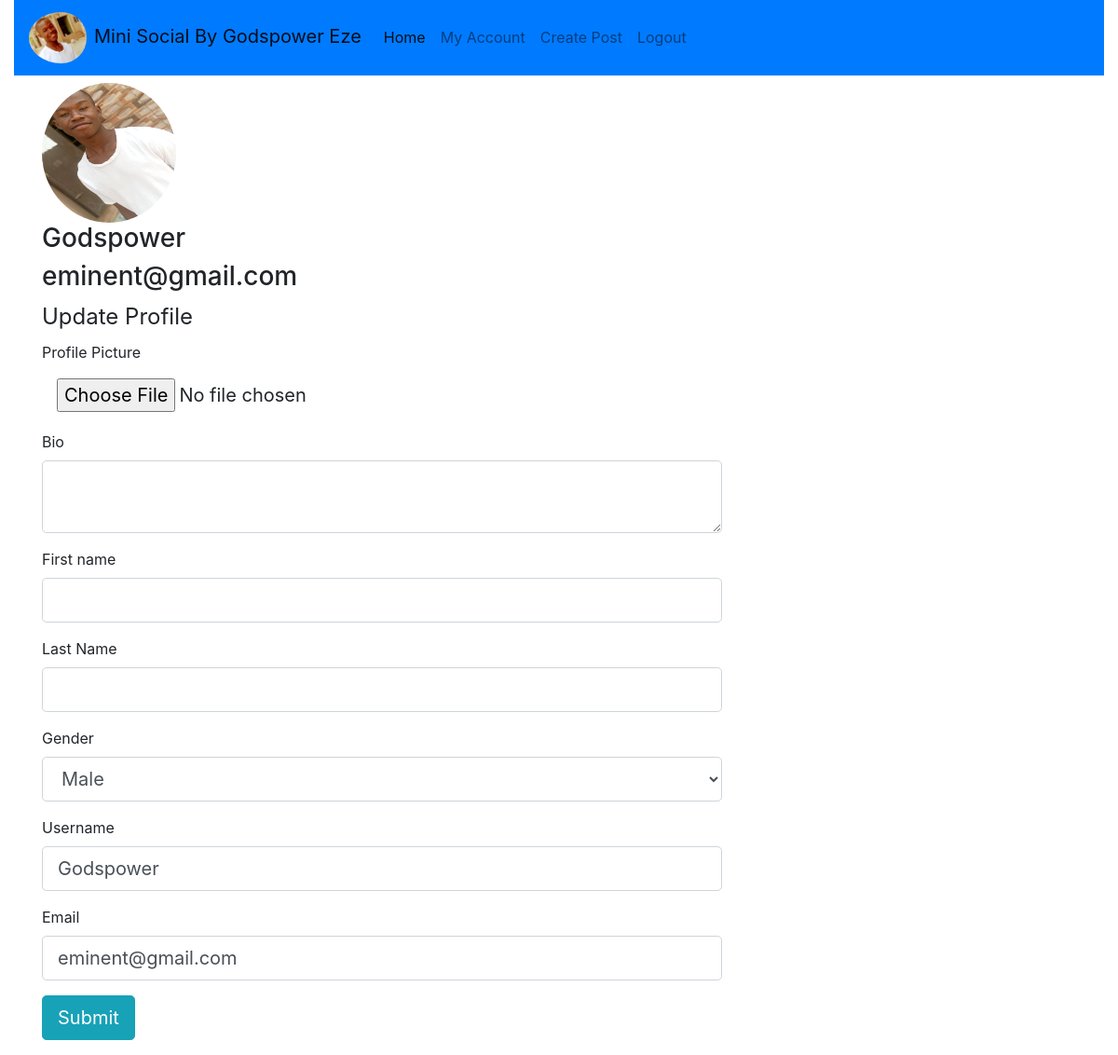
Page /account (signed in) on the committed database.
### socialmedia/models.py (models this page shows, shortened)
class User(db.Model, UserMixin):
    id = db.Column(db.Integer, primary_key=True)
    username = db.Column(db.String(20), nullable=False, unique=True)
    email = db.Column(db.String(120), unique=True, nullable=False)
    profile_image = db.Column(db.String(20), nullable=False, default='default.jpg')
    password = db.Column(db.String(20), nullable=False)
    first_name = db.Column(db.String(20), nullable=True)
    last_name = db.Column(db.String(20), nullable=True)
    bio = db.Column(db.Text, nullable=True)
    gender = db.Column(db.String(20), nullable=True)
    posts = db.relationship('Post', backref='author', lazy=True)

### socialmedia/routes.py (the view)
@app.route('/account', methods=['GET', 'POST'])
@login_required
def account():
    user = User.query.get(current_user.id)
    form = AccountInfo()
    profile_image = url_for('static', filename='profile_image/' + current_user.profile_image)
    if request.method == 'POST':
        user.first_name = form.first_name.data
        user.last_name = form.last_name.data
        user.bio = form.bio.data
        user.gender = form.gender.data
        user.email = form.email.data
        user.username = form.username.data
        db.session.commit()
        flash('You have successfully updated your profile', 'success')
        return redirect(url_for('account'))
    elif request.method == 'GET':
        form.first_name.data = user.first_name
        form.last_name.data = user.last_name
        form.bio.data = user.bio
        form.gender.data = user.gender
        form.email.data = user.email
        form.username.data = user.username
    return render_template('account.html', title=current_user.username + ' ' + 'Account', profile_image=profile_image, form=form)

### socialmedia/forms.py
class AccountInfo(FlaskForm):
    first_name = StringField('First name')
    last_name = StringField('Last Name')
    gender = SelectField('Gender', choices=choices)
    bio = TextAreaField('Bio')
    submit = SubmitField('Submit')
    username = StringField('Username', validators=[
        DataRequired(),
        Length(min=2, max=20)
    ])
    email = StringField('Email', validators=[
        DataRequired()
    ])
    password = PasswordField('Password', validators=[
        DataRequired()
    ])
    confirm_password = PasswordField('Confirm Password', validators=[
        DataRequired(),
        EqualTo('password')
    ])
    profile_image = FileField('Profile Picture', validators=[
        FileAllowed(['jpg.png'])
    ])

### socialmedia/models.py (called while the page is built)
@login_manager.user_loader
def load_user(user_id):
    return User.query.get(int(user_id))

### socialmedia/templates/account.html (shortened to what this page needs)
{% extends 'base.html' %}
{% block content %}
<div class="container">
    <img class="rounded-circle " width="13%" height="150px" src="{{profile_image}}">
    <h3>{{current_user.username}}</h3>
    <h3>{{current_user.email}}</h3>
</div>
    <form role="form" class="container form-horizontal m-50" method="POST" action="" enctype="multipart/form-data" >
        <fieldset>
            <div class="row">
                <div class="col-md-8 pd-10">
                <legend>
                    Update Profile
                </legend>
                    <div class="form-group">
                    {{ form.profile_image.label}}
                        {% if form.profile_image.errors %}
                            {{ form.profile_image(class="form-control-file form-control-lg is-invalid")}}
                            <div class="invalid-feedback">
                                {% for error in form.profile_image.errors %}
                                    <span>
                                        {{ error }}
                                    </span>
                                {% endfor %}
                            </div>
                        {%else%}
                            {{ form.profile_image(class="form-control-file form-control-lg")}}
                        {% endif %}
                    </div>
                    <div class="form-group">
                    {{ form.bio.label(class="form-control-label")}}
                        {% if form.bio.errors %}
                            {{ form.bio(class="form-control form-control-lg is-invalid")}}
                            <div class="invalid-feedback">
                                {% for error in form.bio.errors %}
                                    <span>
                                        {{ error }}
                                    </span>
                                {% endfor %}
                            </div>
                        {%else%}
                            {{ form.bio(class="form-control form-control-lg")}}
                        {% endif %}
                    </div>
                    <div class="form-group">
                    {{ form.first_name.label(class="form-control-label")}}
                        {% if form.first_name.errors %}
                            {{ form.first_name(class="form-control form-control-lg is-invalid")}}
                            <div class="invalid-feedback">
                                {% for error in form.first_name.errors %}
                                    <span>
                                        {{ error }}
                                    </span>
                                {% endfor %}
                            </div>
                        {%else%}
                            {{ form.first_name(class="form-control form-control-lg")}}
                        {% endif %}
                    </div>
                    <div class="form-group">
                    {{ form.last_name.label(class="form-control-label")}}
                        {% if form.last_name.errors %}
                            {{ form.last_name(class="form-control form-control-lg is-invalid")}}
                            <div class="invalid-feedback">
                                {% for error in form.last_name.errors %}
                                    <span>
                                        {{ error }}
                                    </span>
                                {% endfor %}
                            </div>
                        {%else%}
                            {{ form.last_name(class="form-control form-control-lg")}}
                        {% endif %}
                    </div>
                    <div class="form-group">
                    {{ form.gender.label(class="form-control-label")}}
                        {% if form.gender.errors %}
                            {{ form.gender(class="form-control form-control-lg is-invalid")}}
                            <div class="invalid-feedback">
                                {% for error in form.gender.errors %}
                                    <span>
                                        {{ error }}
                                    </span>
                                {% endfor %}
                            </div>
                        {%else%}
                            {{ form.gender(class="form-control form-control-lg")}}
                        {% endif %}
                    </div>
                    <div class="form-group">
                    {{ form.username.label(class="form-control-label")}}
                        {% if form.username.errors %}
                            {{ form.username(class="form-control form-control-lg is-invalid")}}
                            <div class="invalid-feedback">
                                {% for error in form.username.errors %}
                                    <span>
                                        {{ error }}
                                    </span>
                                {% endfor %}
                            </div>
                        {%else%}
                            {{ form.username(class="form-control form-control-lg")}}
                        {% endif %}
                    </div>
                    <div class="form-group">
                    {{ form.email.label(class="form-control-label")}}
                        {% if form.email.errors %}
                            {{ form.email(class="form-control form-control-lg is-invalid")}}
                            <div class="invalid-feedback">
                                {% for error in form.email.errors %}
                                    <span>
                                        {{ error }}
                                    </span>
                                {% endfor %}
                            </div>
                        {%else%}
                            {{ form.email(class="form-control form-control-lg")}}
                        {% endif %}
                    </div>
                    <div class="form-group">
                    <div>
                        {{ form.submit(class="btn btn-info btn-lg")}}
                    </div>
                </div>
            </div>
        </fieldset>
    </form>
{% endblock %}

### rows in the picture
User: username "Godspower", email "eminent@gmail.com", gender "Male"
